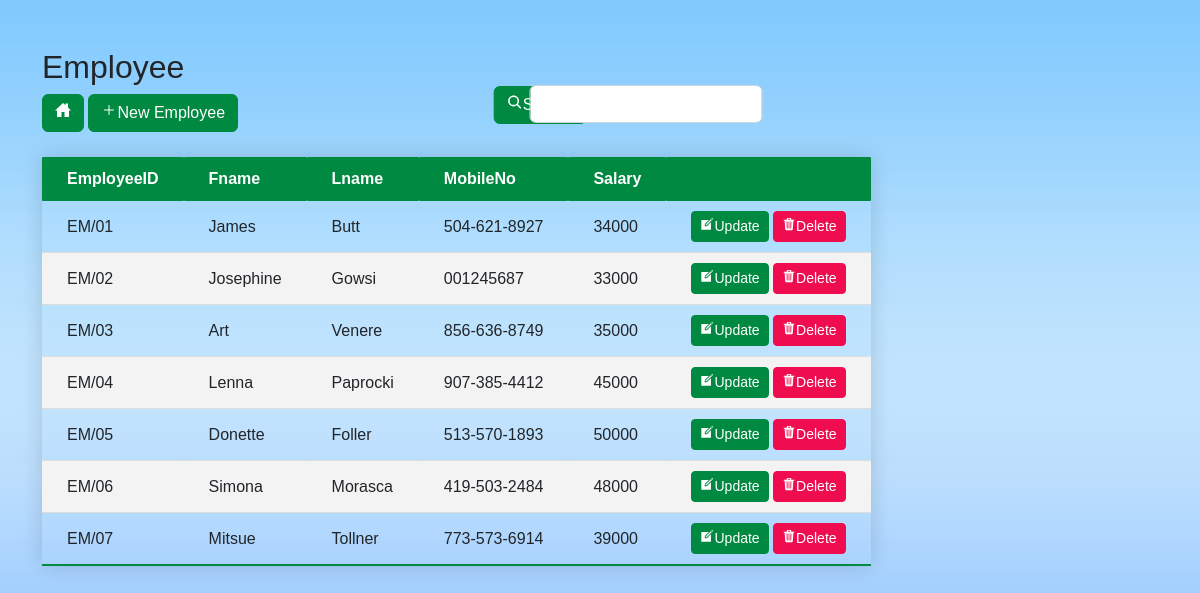
Screenshot of /IndexEmployee.php (signed in) with the database file from the repository.
### tables this page shows
CREATE TABLE `employee` (
  `EmployeeID` char(6) NOT NULL,
  `Fname` varchar(20) NOT NULL,
  `Lname` varchar(20) NOT NULL,
  `MobileNo` varchar(14) NOT NULL,
  `Salary` int(11) NOT NULL
);

### IndexEmployee.php (the view, shortened to what this page needs)
<!DOCTYPE html>
<html lang="en">
<head>
    <link rel="stylesheet" href="https://cdn.jsdelivr.net/npm/bootstrap@5.2.2/dist/css/bootstrap.min.css">
    <link rel="stylesheet" type="text/css" href="EditDeleteButton.css">
    <link rel="stylesheet" type="text/css" href="table.css">
</head>
<body>
    <div class="container my-5">
        <h2>Employee</h2>
        <form action="" method="GET">
            <a class="btn btn-head" href="./index.php" role="button">
                <ion-icon name="home-sharp"></ion-icon>
            </a>
            <a class="btn btn-head" href="./AddEmployee.php" role="button">
                <ion-icon name="add"></ion-icon>New Employee
            </a>
            <div1>
                <button type="submit" class="btn btn-head">
                    <ion-icon name="search"></ion-icon>Search
                </button>
            </div1>
            <div2>
                <input type="text" class="form-control" name="ID" value="<?php if (isset($_GET['ID'])) {
                                                                                echo $_GET['ID'];
                                                                            } ?>">
            </div2>
        </form>
        <form>
            <table class="styled-table">
                <thead>
                    <tr>
                        <th>EmployeeID</th>
                        <th>Fname</th>
                        <th>Lname</th>
                        <th>MobileNo</th>
                        <th>Salary</th>
                        <th></th>
                    </tr>
                </thead>
                <tbody>
                    <?php
                    $servername = "localhost";
                    $username = "root";
                    $password = "";
                    $database = "hostel management system";
                    $connection = new mysqli($servername, $username, $password, $database);
                    $sql = "SELECT * FROM employee";
                    $result = $connection->query($sql);
                    while ($row = $result->fetch_assoc()) {
                        echo "
                    <tr>
                    <td>$row[EmployeeID]</td>
                    <td>$row[Fname]</td>
                    <td>$row[Lname]</td>
                    <td>$row[MobileNo]</td>
                    <td>$row[Salary]</td>
                    <td>
                        <a class='btn btn-head btn-sm' href='./UpdateEmployee.php?EmployeeID=$row[EmployeeID]'><ion-icon name='create-sharp'></ion-icon>Update</a>
                        <a class='btn btn-delete btn-sm' href='./DeleteEmployee.php?EmployeeID=$row[EmployeeID]'><ion-icon name='trash-sharp'></ion-icon>Delete</a>
                    </td>
                    </tr>
                    ";
                    }
                    ?>
                </tbody>
            </table>
    </div>
</body>
</html>

### EditDeleteButton.css (style rules this page uses)
.btn-delete { --bs-btn-color: #fff; --bs-btn-bg: #ef0d50; --bs-btn-border-color: #ef0d50; --bs-btn-hover-color: #fff; --bs-btn-hover-bg: #4e7d55; --bs-btn-hover-border-color: #4e7d55; --bs-btn-focus-shadow-rgb: 49, 132, 253; --bs-btn-active-color: #fff; --bs-btn-active-bg: #4e7d55; --bs-btn-active-border-color: #4e7d55; --bs-btn-active-shadow: inset 0 3px 5px rgba(0, 0, 0, 0.125); --bs-btn-disabled-color: #fff; --bs-btn-disabled-bg: #ef0d50; --bs-btn-disabled-border-color: #ef0d50; }
.btn-head { --bs-btn-color: #fff; --bs-btn-bg: #008940; --bs-btn-border-color: #008940; --bs-btn-hover-color: #fff; --bs-btn-hover-bg: #4e7d55; --bs-btn-hover-border-color: #4e7d55; --bs-btn-focus-shadow-rgb: 49, 132, 253; --bs-btn-active-color: #fff; --bs-btn-active-bg: #4e7d55; --bs-btn-active-border-color: #4e7d55; --bs-btn-active-shadow: inset 0 3px 5px rgba(0, 0, 0, 0.125); --bs-btn-disabled-color: #fff; --bs-btn-disabled-bg: #008940; --bs-btn-disabled-border-color: #008940; }

### table.css (style rules this page uses)
.styled-table { border-collapse: collapse; margin: 25px 0; font-size: 1em; font-family: sans-serif; min-width: 400px; box-shadow: 0 0 20px rgba(0, 0, 0, 0.15); }
.styled-table thead tr { background-color: #008940; color: #ffffff; text-align: left; }
.styled-table th, .styled-table td { border-radius: 1px; padding: 10px 25px; }
.styled-table tbody tr { border-bottom: 1px solid #dddddd; }
.styled-table tbody tr:nth-of-type(even) { background-color: #f3f3f3; }
.styled-table tbody tr:last-of-type { border-bottom: 2px solid #008940; }

### IndexEmployee.php (style rules this page uses)
body { margin: 0; padding: 0; background: url(BackGroundOnly.jpg)no-repeat center center fixed; font-family: sans-serif; background-size: cover; }
div1 { color: #000000; position: absolute; left: 45%; top: 13%; transform: translate(-50%, -50%); padding: 70px; line-height: 70px; }
div2 { color: #000000; position: absolute; left: 53.8%; top: 13%; transform: translate(-50%, -50%); padding: 70px; line-height: 70px; }

### rows the page displays
employee: EmployeeID "EM/01", Fname "James", Lname "Butt", MobileNo "504-621-8927", Salary "34000"
employee: EmployeeID "EM/02", Fname "Josephine", Lname "Gowsi", MobileNo "001245687", Salary "33000"
employee: EmployeeID "EM/03", Fname "Art", Lname "Venere", MobileNo "856-636-8749", Salary "35000"
employee: EmployeeID "EM/04", Fname "Lenna", Lname "Paprocki", MobileNo "907-385-4412", Salary "45000"
employee: EmployeeID "EM/05", Fname "Donette", Lname "Foller", MobileNo "513-570-1893", Salary "50000"
employee: EmployeeID "EM/06", Fname "Simona", Lname "Morasca", MobileNo "419-503-2484", Salary "48000"
employee: EmployeeID "EM/07", Fname "Mitsue", Lname "Tollner", MobileNo "773-573-6914", Salary "39000"
